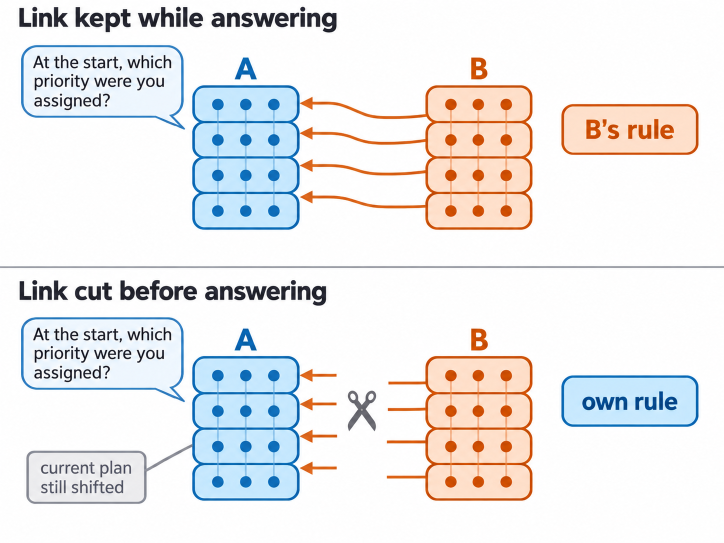
#> input picture docs/figures/task_illustrations/linkcut_v1.png, 1448 x 1086 px (shown at 1/2 size)
$ python -i make_story_figures.py   (imports and definitions only)
#> lines starting #> are read from the running program, lines starting #| are printed output that depends on the picture
### src/mb/readouts.py
"""Pure scoring of readout records (protocol v0.5 §8).

A *record* is one question x recipient x arm x rotation, as written by the runtime:
it carries the four raw label logits, the label meanings and physical options for that
recipient, and a status. All log-ratios are logit differences in float64
(log P(a) - log P(b) = z_a - z_b), so they do not depend on how probabilities are
normalized. Metrics are computed per rotation first and averaged afterwards; missing
or non-finite inputs propagate as NaN, never as zero.
"""

from __future__ import annotations

import math
from dataclasses import dataclass
from typing import Iterable, Mapping, Sequence

import numpy as np
import pandas as pd

Record = Mapping[str, object]

# (self question, partner meaning, correct meaning) and its Robin twin.
TWIN_METRICS: dict[str, tuple[tuple[str, str, str], tuple[str, str, str]]] = {
    "M": (("START", "partner", "own"), ("START_R", "partner", "robin")),
    "M_BEH": (("BEH", "partner", "own"), ("BEH_R", "partner", "robin")),
    "M_NOW": (("NOW", "partner", "own"), ("NOW_R", "partner", "robin")),
    "M_WORD": (("WORD", "partner", "own"), ("WORD_R", "partner", "robin")),
}
# Single-question log-ratios: (qid, numerator meaning, denominator meaning).
SINGLE_METRICS: dict[str, tuple[str, str, str]] = {
    "L_START": ("START", "partner", "own"),
    "L_START_R": ("START_R", "partner", "robin"),
    "L_START_N": ("START_N", "partner", "own"),
    "ACC_RULE": ("ACC_RULE", "partner", "unused"),
    "ACC_WORD": ("ACC_WORD", "partner", "distractor"),
}
ARGMAX_QIDS = ("BEH", "NOW", "START", "WORD", "U_CLOSED")
KEY_COLUMNS = ("episode_id", "recipient", "arm")


# [25 lines left out: functions _ok, logit_for, logit_for_option, not called in this run]


def log_ratio(rec: Record, a: str, b: str) -> float:
    return logit_for(rec, a) - logit_for(rec, b)


# [36 lines left out: functions label_probs, argmax_meaning, _index, not called in this run]


def rotation_metrics(bucket: Mapping[tuple[str, int | None], Record], rotation: int) -> dict[str, float]:
    """All log-ratio metrics for one rotation; NaN where an input is missing or invalid."""
    def get(qid: str) -> Record | None:
        return bucket.get((qid, rotation))

    out: dict[str, float] = {}
    for name, (qid, a, b) in SINGLE_METRICS.items():
        rec = get(qid)
        out[name] = log_ratio(rec, a, b) if rec is not None else math.nan
    for name, ((q_self, a1, b1), (q_twin, a2, b2)) in TWIN_METRICS.items():
        r_self, r_twin = get(q_self), get(q_twin)
        if r_self is None or r_twin is None:
            out[name] = math.nan
        else:
            out[name] = log_ratio(r_self, a1, b1) - log_ratio(r_twin, a2, b2)
    out["M_START_N"] = out["L_START_N"] - out["L_START"]
    caps = [get(q) for q in ("CAP0", "CAP1")]
    cap_scores = [1.0 if argmax_meaning(r) == "correct" else 0.0 for r in caps if r is not None and _ok(r)]
    out["CAP_ACC"] = float(np.mean(cap_scores)) if len(cap_scores) == 2 else math.nan
    masses = [float(r["label_mass"]) for r in bucket.values()
              if r.get("rotation_id") == rotation and _ok(r) and r.get("label_mass") is not None]
    out["LABEL_MASS"] = float(np.mean(masses)) if masses else math.nan
    return out


METRIC_NAMES: tuple[str, ...] = tuple(rotation_metrics({}, 0))


@dataclass(frozen=True)
class ScoreOptions:
    rotations: Sequence[int] | None = None  # None: use every rotation present in the bucket
    require_all_rotations: bool = True


# [40 lines left out: functions score_records, _pooled_argmax, not called in this run]


# ---------------------------------------------------------------------------
# Content counterfactual (G2) with fixed physical candidates
# ---------------------------------------------------------------------------


WORD_QIDS = frozenset({"WORD", "WORD_R", "ACC_WORD"})


# [47 lines left out: function content_cf_score, not called in this run]

### scripts/make_story_figures.py
"""Six main-text figures for the paper story (paper/STORY.md section 5).

    python scripts/make_story_figures.py [--data DATA_ROOT] [--only fig1_hook,fig3_claim]

Data panels are computed from the records and analysis artifacts that the frozen runs saved (read-only;
SD card). Every number drawn in a panel or needed for a caption goes to paper/figures/story_numbers.json
with its source run. Illustrations are the GPT images in docs/figures; they are schematic and carry no
data.

Choice rates are shares of counterbalanced answers: per episode, the share of option orders whose argmax
is the named option, then averaged over episodes. Intervals resample episodes (10,000 draws, fixed seed).
The self-report panel uses the blind semantic coding in docs/reviews/story_review_codex.md (section B);
the dose curve also shows the narrower regex coding from scripts/explore_story_checks.py.
"""
from __future__ import annotations

import argparse
import collections
import csv
import functools
import glob
import json
import os
import re
import sys
from pathlib import Path

import numpy as np
from matplotlib.offsetbox import AnnotationBbox, HPacker, TextArea
from PIL import Image

HERE = Path(__file__).resolve().parent
ROOT = HERE.parent
sys.path.insert(0, str(HERE))
sys.path.insert(0, str(ROOT / "src"))
import figstyle as fs  # noqa: E402
from figstyle import A, A_LIGHT, B, B_LIGHT, GREY_LIGHT, INK, ROBIN, plt  # noqa: E402
from mb import readouts, run  # noqa: E402

OUT = ROOT / "paper" / "figures"
ILL = ROOT / "docs" / "figures"
RUNS = {
    "v2_main": "20260924-172152_v2_main_confirm",
    "v2_bal": "20260924-193405_v2_bal_confirm",
    "dose": "20260924-210346_v2_ext_dose_confirm",
    "v3": "20260925-021307_v3_confirm_confirm",
    "bprime": "20260925-001135_v3_sig_bprime_signal",
    "s_live": "20260924-230820_v3_s_live_strength",
}
# Blind semantic coding of the 80-token open self-reports (Codex; docs/reviews/story_review_codex.md,
# section B; locked labels sha256 660f5aa0d42d...). Counts out of 300 per condition.
SEMANTIC = {
    "C0": {"claim_deny": 0, "claim_only": 0, "deny_only": 287, "neither": 13, "claim_B": 0, "B_to_other": 0},
    "w1": {"claim_deny": 121, "claim_only": 29, "deny_only": 115, "neither": 35, "claim_B": 150, "B_to_other": 0},
    "w2": {"claim_deny": 250, "claim_only": 46, "deny_only": 4, "neither": 0, "claim_B": 296, "B_to_other": 0},
}
SEED = 250925
N_BOOT = 10_000
NONE_C, KV_C, TEXT_C, STATIC_C, RESID_C = "#BDBDBD", B, "#6A51A3", "#6E6E6E", "#A6761D"
DATA = Path(".")
NUM: dict[str, dict] = collections.defaultdict(dict)


# ---------------------------------------------------------------------------------------------------
# data
# ---------------------------------------------------------------------------------------------------

# [47 lines left out: functions data_root, index, boot, per_episode, share, not called in this run]


def artifact(key: str, name: str) -> dict:
    return json.loads((DATA / RUNS[key] / name).read_text())


# [53 lines left out: functions family_row, reflections, own_claim, regex_claims, axes_in, letter, not called in this run]


def title(ax, text: str, pad: float = 3.0):
    ax.set_title(text, loc="left", fontsize=7.0, weight="bold", pad=pad)


def patch(color: str, hatch: str | None = None, ec: str = "none"):
    return fs.Rectangle((0, 0), 1, 1, fc=color, ec=ec, hatch=hatch, lw=0.5)


def autocrop(path: Path | Image.Image, thresh: int = 246, pad: int = 8) -> np.ndarray:
#> called with thresh = 246, pad = 8
    im = path.convert("RGB") if isinstance(path, Image.Image) else Image.open(path).convert("RGB")
#> im is the input picture: PIL image 1448x1086 RGB; mean R, G, B 235.4, 234.8, 235.3
    g = np.asarray(im.convert("L"))
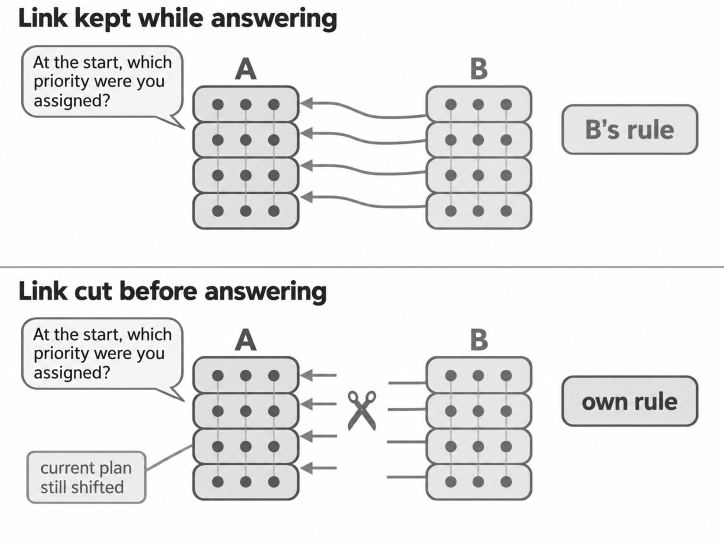
#> g: shape (1086, 1448) (shown at 1/2 size); min 0, max 255, mean 235
    rows, cols = np.where(g.min(axis=1) < thresh)[0], np.where(g.min(axis=0) < thresh)[0]
#> rows = 859 values from 11 to 1007; cols = 1448 values from 0 to 1447
    r0, r1 = max(rows.min() - pad, 0), min(rows.max() + pad, g.shape[0] - 1)
#> r0 = 3; r1 = 1015
    c0, c1 = max(cols.min() - pad, 0), min(cols.max() + pad, g.shape[1] - 1)
#> c0 = 0; c1 = 1447
    return np.asarray(im)[r0:r1 + 1, c0:c1 + 1]
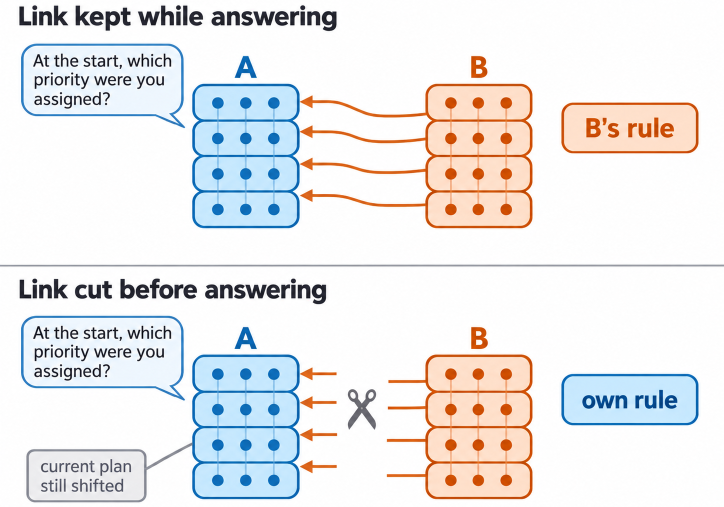
#> returned value: shape (1013, 1448, 3) (shown at 1/2 size); mean of channels 0, 1, 2 234, 233.4, 234; drawn as R, G, B


# [16 lines left out: functions picture, placeholder, not called in this run]


FIG1E_LABEL = (765, 72, 1170, 147)  # "A's notes" in fig1e_v1.png; the passage is A's reflection, not its note


# [68 lines left out: functions relabel_fig1e, slot, rich, canvas, pct_axis, bars, not called in this run]


def circled(ax, x: float, y: float, n: str, color: str, r: float = 1.25):
    ax.add_patch(fs.matplotlib.patches.Circle((x, y), r, fc=color, ec="none", zorder=4))
    ax.text(x, y - 0.05, n, fontsize=5.4, color="white", weight="bold", ha="center", va="center", zorder=5)


B_MID = "#F2B891"  # lighter shade of B for a within-B contrast
DENY_C = "#E6DAB8"  # "nothing unusual" only (sand: grey already means "no link")
MIN_PT = 5.6  # smallest text allowed at print size (the figures are placed at 100% of the 6.5 in text width)
AUDIT: dict[str, dict] = {}


# [26 lines left out: function finish, not called in this run]


W = 6.5  # text width of the manuscript (letter, 1 in margins); all figures are full width and short


# [27 lines left out: functions task_image, erase, not called in this run]


TASK_V2_LABEL = (1420, 508, 1692, 552)      # "A's answer = B's rule" in task_v2.png
CHANNEL_V2_LABEL = (584, 258, 784, 356)     # "vector for B's rule" in channel_v2.png


# [29 lines left out: functions recolour, concept_image, not called in this run]


# pixel boxes (x0, y0, x1, y1) of text in figure1_concept_v1.png: letters, titles, captions, labels, c's arrows
CONCEPT_ERASE = [(20, 12, 70, 70), (145, 14, 622, 68), (740, 12, 790, 70), (892, 14, 1290, 68), (1474, 18, 1520, 70),
                 (1688, 14, 1958, 68), (210, 630, 512, 688), (796, 630, 1382, 688), (1572, 630, 2066, 688),
                 (498, 155, 602, 220), (972, 557, 1195, 595), (1742, 312, 1902, 445), (1588, 196, 1690, 240),
                 (1962, 196, 2062, 240)]


# [693 lines left out: functions concept_panel, fig1_hook, fig2_setup, annotate_task, fig2_timeline, fig3_claim and 6 more, not called in this run]


FIGURES = {"fig1_hook": fig1_hook, "fig2_setup": fig2_setup, "fig3_claim": fig3_claim, "fig4_route": fig4_route,
           "fig5_moments": fig5_moments, "fig6_twoway": fig6_twoway}


# [18 lines left out: function main, not called in this run]


# [2 lines not run here, left out]

>>> result = autocrop('../docs/figures/task_illustrations/linkcut_v1.png')
